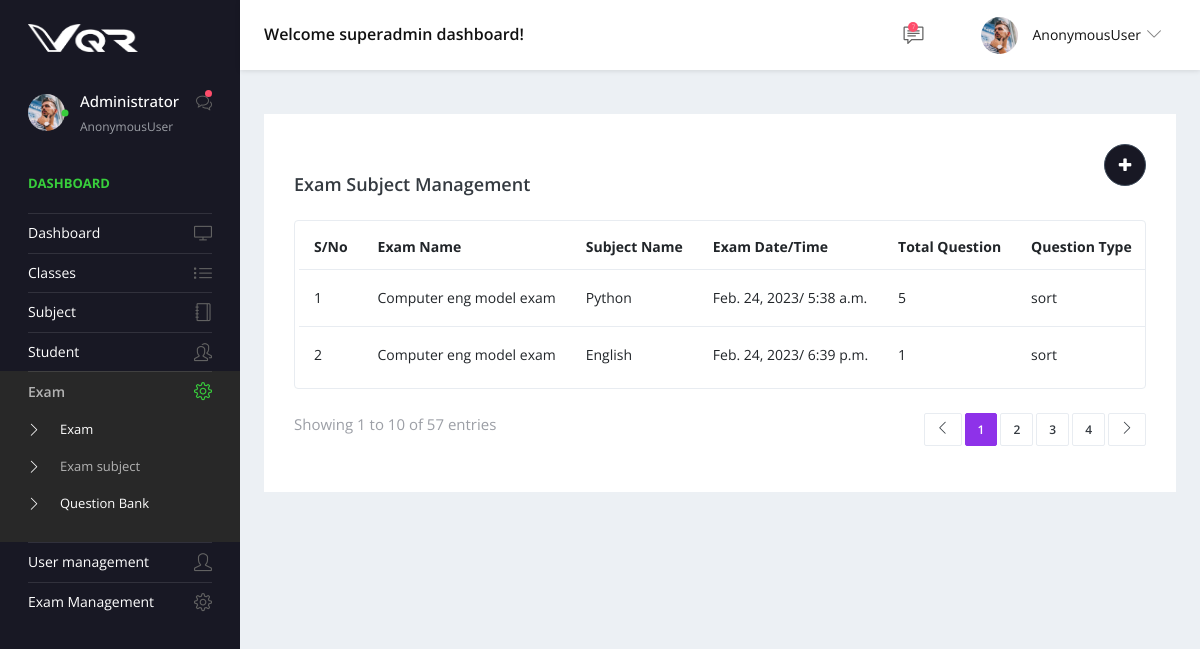
The page /exam_subject on the database as committed earlier.
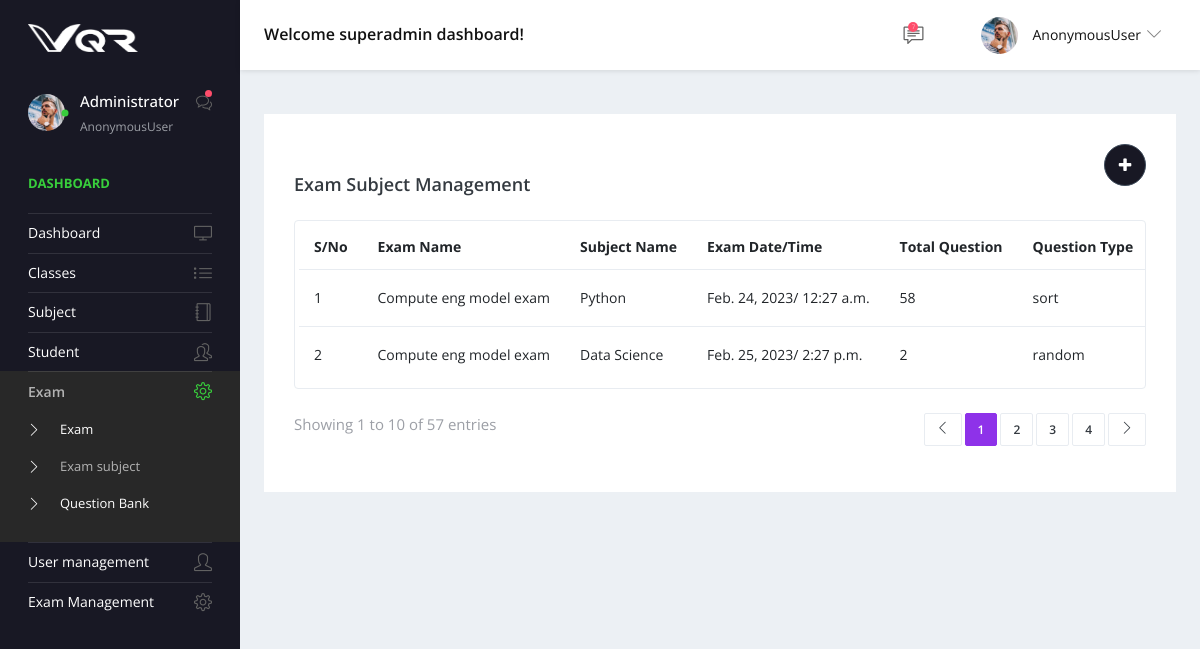
The same page on the database as committed later.
### app/models.py (models this page shows)
class common_table(models.Model):
    created_by = models.ForeignKey(User, related_name="%(app_label)s_%(class)s_ownership",on_delete=models.CASCADE,null=True)
    created_dt = models.DateField(auto_now=True)
    updated_by =  models.ForeignKey(User, related_name="%(app_label)s_%(class)s_ownership1",on_delete=models.CASCADE,null=True)
    updated_dt = models.DateField(null=True)
    created_tm = models.TimeField(auto_now=True)
    updated_tm = models.TimeField(null=True)
    status = models.CharField(max_length=10, null=True)
    class Meta:
        abstract = True

class Multiple_exam_details(common_table):
    exam_id = models.ForeignKey(Exam_master,related_name='Multiple_exam_details_exam_id',on_delete=models.CASCADE,null=True)
    subject_id = models.ForeignKey(Subject_master,related_name='Multiple_exam_details_subject_id',on_delete=models.CASCADE,null=True)
    exam_dt = models.DateField()
    exam_tm = models.TimeField()
    total_que = models.IntegerField()
    question_type = models.CharField(max_length=25,null=True)

class Exam_master(common_table):
    exam_name = models.CharField(max_length=25,null=True)
    class_id = models.ForeignKey(Class_master,related_name='Exam_master_class_id',on_delete=models.CASCADE,null=True)
    duration = models.CharField(max_length=25,null=True)

class Subject_master(common_table):
    name = models.CharField(max_length=25,null=True)

### app/views.py (the view)
# urls.py: path('exam_subject',views.exam_subject,name='exam_subject'),
def exam_subject(request):
    data = Multiple_exam_details.objects.all()
    context = {
        'data':data
    }
    return render(request,'exam_subject.html',context)

### app/templates/exam_subject.html (shortened to what this page needs)
{% extends 'base.html' %}
{% block content %}
<div class="content-wrapper">
    <div class="row">
      <div class="col-md-12 grid-margin stretch-card">
        <div class="card">
          <div class="card-body">
            <a href="{% url 'create_exam_subject' %}">
            <button style=" float: right;background: #181824;" type="button" class="btn btn-dark btn-rounded btn-icon">
                <i class="fa fa-plus m-1"></i>
              </button>
          </a>
            <br>
            <div class="d-sm-flex align-items-center mb-4">
              <h4 class="card-title mb-sm-0 mt-2">Exam Subject Management</h4>
            </div>
            <div class="table-responsive border rounded p-1">
              <table class="table">
                <thead>
                  <tr>
                    <th class="font-weight-bold"> S/No</th>
                    <th class="font-weight-bold">Exam Name</th>
                    <th class="font-weight-bold">Subject Name</th>
                    <th class="font-weight-bold">Exam Date/Time</th>
                    <th class="font-weight-bold">Total Question</th>
                    <th class="font-weight-bold"> Question Type</th>
                  </tr>
                </thead>
                <tbody>
                  {% for i in data %}
                  <tr>
                    <td>{{forloop.counter}}</td>
                    <td>
                    {{i.exam_id.exam_name}}
                    </td>
                    <td>
                      {{i.subject_id.name}}
                      </td>
                      <td>
                        {{i.exam_dt}}/   {{i.exam_tm}}
                        </td>
                        <td>
                          {{i.total_que}}
                          </td>
                          <td>
                            {{i.question_type}}
                            </td>
                  </tr>
                  {% endfor %}
                </tbody>
              </table>
            </div>
            <div class="d-flex mt-4 flex-wrap">
              <p class="text-muted">Showing 1 to 10 of 57 entries</p>
              <nav class="ml-auto">
                <ul class="pagination separated pagination-info">
                  <li class="page-item"><a href="#" class="page-link"><i class="icon-arrow-left"></i></a></li>
                  <li class="page-item active"><a href="#" class="page-link">1</a></li>
                  <li class="page-item"><a href="#" class="page-link">2</a></li>
                  <li class="page-item"><a href="#" class="page-link">3</a></li>
                  <li class="page-item"><a href="#" class="page-link">4</a></li>
                  <li class="page-item"><a href="#" class="page-link"><i class="icon-arrow-right"></i></a></li>
                </ul>
              </nav>
            </div>
          </div>
        </div>
      </div>
    </div>
  </div>
{% endblock %}

### app/templates/base.html (shortened to what this page needs)
<!DOCTYPE html>
<html lang="en">
    {% load static %}
  <head>
    <link rel="stylesheet" href="./static/vendors/simple-line-icons/css/simple-line-icons.css">
    <link rel="stylesheet" href="./static/vendors/flag-icon-css/css/flag-icon.min.css">
    <link rel="stylesheet" href="./static/vendors/css/vendor.bundle.base.css">
    <link rel="stylesheet" href="./static/vendors/daterangepicker/daterangepicker.css">
    <link rel="stylesheet" href="./static/vendors/chartist/chartist.min.css">
    <link rel="stylesheet" href="https://cdnjs.cloudflare.com/ajax/libs/font-awesome/4.7.0/css/font-awesome.min.css">
    <link rel="stylesheet" href="./static/css/style.css">
  </head>
  <body>
    <div class="container-scroller">
      <nav class="navbar default-layout-navbar col-lg-12 col-12 p-0 fixed-top d-flex flex-row">
        <div class="navbar-brand-wrapper d-flex align-items-center">
          <a class="navbar-brand brand-logo" href="index.html">
            <img src="./static/logo.png" alt="logo" class="logo-dark" />
          </a>
        </div>
        <div class="navbar-menu-wrapper d-flex align-items-center flex-grow-1">
          <h5 class="mb-0 font-weight-medium d-none d-lg-flex">Welcome superadmin dashboard!</h5>
          <ul class="navbar-nav navbar-nav-right ml-auto">
            <li class="nav-item dropdown">
              <a class="nav-link count-indicator message-dropdown" id="messageDropdown" href="#" data-toggle="dropdown" aria-expanded="false">
                <i class="icon-speech"></i>
                <span class="count">7</span>
              </a>
            </li>
            <li class="nav-item dropdown d-none d-xl-inline-flex user-dropdown">
              <a class="nav-link dropdown-toggle" id="UserDropdown" href="#" data-toggle="dropdown" aria-expanded="false">
                <img class="img-xs rounded-circle ml-2" src="./static/images/faces/face8.jpg" alt="Profile image"> <span class="font-weight-normal">{{request.user}} </span></a>
            </li>
          </ul>
        </div>
      </nav>
      <div class="container-fluid page-body-wrapper">
        <nav class="sidebar sidebar-offcanvas" id="sidebar">
          <ul class="nav">
            <li class="nav-item nav-profile">
              <a href="#" class="nav-link">
                <div class="profile-image">
                  <img class="img-xs rounded-circle" src="./static/images/faces/face8.jpg" alt="profile image">
                  <div class="dot-indicator bg-success"></div>
                </div>
                <div class="text-wrapper">
                  <p class="profile-name">Administrator</p>
                  <p class="designation">{{request.user}}</p>
                </div>
                <div class="icon-container">
                  <i class="icon-bubbles"></i>
                  <div class="dot-indicator bg-danger"></div>
                </div>
              </a>
            </li>
            <li class="nav-item nav-category">
              <span class="nav-link">Dashboard</span>
            </li>
            <li class="nav-item">
              <a class="nav-link" href="{% url 'dashboard' %}">
                <span class="menu-title">Dashboard</span>
                <i class="icon-screen-desktop menu-icon"></i>
              </a>
            </li>
            <li class="nav-item">
                <a class="nav-link" href="{% url 'classes' %}">
                  <span class="menu-title">Classes</span>
                  <i class="icon-list menu-icon"></i>
                </a>
              </li>
            <li class="nav-item">
              <a class="nav-link" data-toggle="collapse" href="#ui-basic" aria-expanded="false" aria-controls="ui-basic">
                <span class="menu-title">Subject</span>
                <i class="icon-notebook menu-icon"></i>
              </a>
            </li>
            <li class="nav-item">
                <a class="nav-link" data-toggle="collapse" href="#ui-basic1" aria-expanded="false" aria-controls="ui-basic1">
                  <span class="menu-title">Student</span>
                  <i class="icon-people menu-icon"></i>
                </a>
              </li>
              <li class="nav-item">
                <a class="nav-link" data-toggle="collapse" href="#ui-basic23" aria-expanded="false" aria-controls="ui-created_dt">
                  <span class="menu-title">Exam</span>
                  <i class="icon-settings menu-icon"></i>
                </a>
                <div class="collapse" id="ui-basic23">
                  <ul class="nav flex-column sub-menu">
                    <li class="nav-item"> <a class="nav-link" href="{% url 'exam' %}">Exam</a></li>
                    <li class="nav-item"> <a class="nav-link" href="{% url 'exam_subject' %}">Exam subject</a></li>
                    <li class="nav-item"> <a class="nav-link" href="{% url 'question' %}">Question Bank</a></li>
                  </ul>
                </div>
              </li>
            <li class="nav-item">
              <a class="nav-link" href="{% url 'user' %}">
                <span class="menu-title">User management</span>
                <i class="icon-user menu-icon"></i>
              </a>
            </li>
            <li class="nav-item">
              <a class="nav-link" data-toggle="collapse" href="#ui-basic8" aria-expanded="false" aria-controls="ui-created_dt">
                <span class="menu-title"> Exam Management</span>
                <i class="icon-settings menu-icon"></i>
              </a>
            </li>
          </ul>
        </nav>
        <div class="main-panel">
            {% block content %}
            {% endblock %}
        </div>
      </div>
    </div>
  </body>
</html>

Rows that differ between the two databases and show on the page:
removed Multiple_exam_details: exam_id.exam_name "Computer eng model exam", subject_id.name "Python", exam_dt "Feb. 24, 2023", exam_tm "5:38 a.m.", total_que "5", question_type "sort"
removed Multiple_exam_details: exam_id.exam_name "Computer eng model exam", subject_id.name "English", exam_dt "Feb. 24, 2023", exam_tm "6:39 p.m.", total_que "1", question_type "sort"
added Multiple_exam_details: exam_id.exam_name "Compute eng model exam", subject_id.name "Python", exam_dt "Feb. 24, 2023", exam_tm "12:27 a.m.", total_que "58", question_type "sort"
added Multiple_exam_details: exam_id.exam_name "Compute eng model exam", subject_id.name "Data Science", exam_dt "Feb. 25, 2023", exam_tm "2:27 p.m.", total_que "2", question_type "random"
